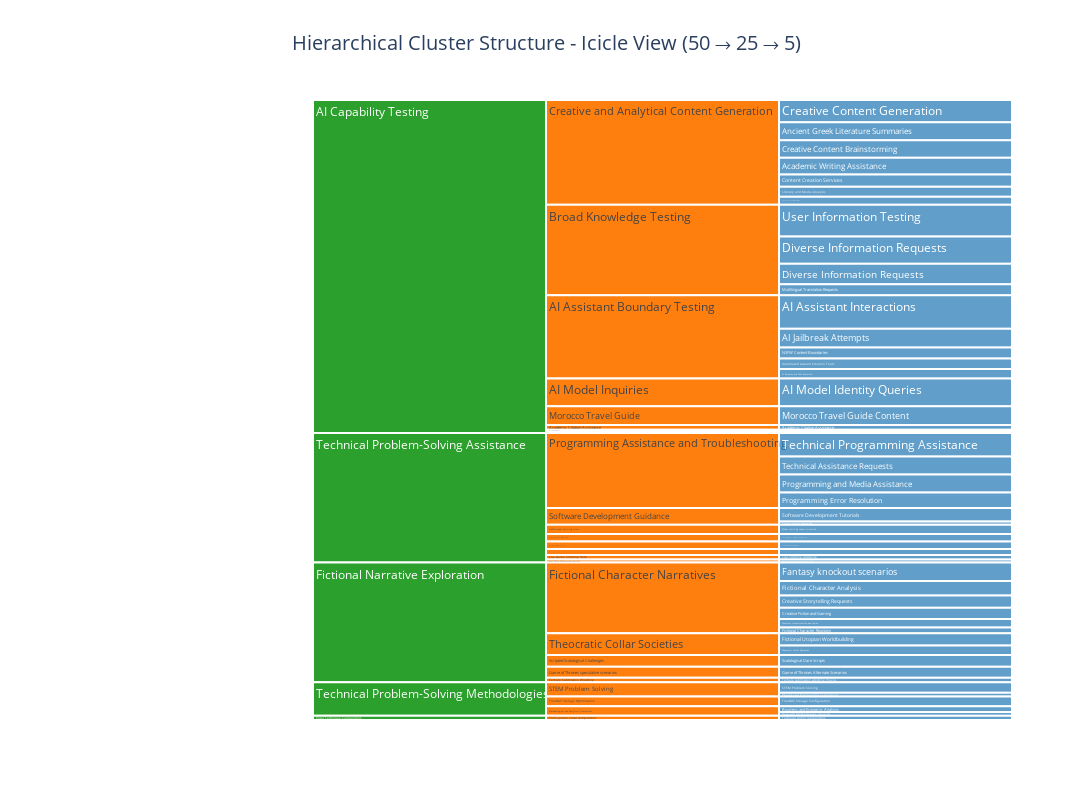

The notebook cell this image was saved under:
### Code cell
# Create icicle chart
print("Creating icicle chart...")

fig_icicle = go.Figure(
    go.Icicle(
        ids=ids,
        labels=labels,
        parents=parents,
        values=values,
        branchvalues="total",  # Values are total topic counts
        hovertemplate="%{hovertext}<extra></extra>",
        hovertext=hover_texts,
        marker=dict(
            colors=colors,
            line=dict(width=2, color="#ffffff"),
        ),
        maxdepth=3,
    )
)

fig_icicle.update_layout(
    title={
        "text": "Hierarchical Cluster Structure - Icicle View (50 → 25 → 5)",
        "x": 0.5,
        "xanchor": "center",
        "font": {"size": 20},
    },
    height=800,
    width=1200,
)

fig_icicle.show()
print("✓ Icicle chart created successfully!")

### Figure 1 — Plotly figure (JSON) as saved in the notebook; plotly's stock layout.template omitted (floating-point values rounded to 4 significant figures)
{"data": [{"branchvalues": "total", "hovertemplate": "%{hovertext}<extra></extra>", "hovertext": ["<b>Level 2 - Cluster 0</b><br>Label: Technical Problem-Solving Methodologies<br>Description: This cluster represents systematic approaches to solving complex problems across technical, scientific, and business domains through structured framew...<br>Direct Topics: 54<br>Total Topics: 54", "<b>Level 2 - Cluster 1</b><br>Label: Fictional Narrative Exploration<br>Description: This cluster represents user-generated content focused on speculative storytelling and character development across various fictional universes. It en...<br>Direct Topics: 193<br>Total Topics: 193", "<b>Level 2 - Cluster 2</b><br>Label: AI Capability Testing<br>Description: This cluster represents comprehensive user interactions focused on evaluating and leveraging AI assistant capabilities across diverse domains. Users s...<br>Direct Topics: 537<br>Total Topics: 537", "<b>Level 2 - Cluster 3</b><br>Label: Technical Problem-Solving Assistance<br>Description: This cluster represents a comprehensive collection of user requests for technical guidance and problem-solving across diverse domains including softwa...<br>Direct Topics: 209<br>Total Topics: 209", "<b>Level 2 - Cluster 4</b><br>Label: Vocal Technique Comparisons<br>Description: This cluster encompasses user inquiries that systematically compare the vocal abilities of Floor Jansen against mainstream pop artists like Taylor Swi...<br>Direct Topics: 7<br>Total Topics: 7", "<b>Level 1 - Cluster 0</b><br>Label: Methodological and Analytical Frameworks<br>Description: This cluster encompasses discussions centered on systematic approaches to problem-solving across business, research, and technical domains. It integra...<br>Direct Topics: 15<br>Total Topics: 15", "<b>Level 1 - Cluster 1</b><br>Label: AI Assistant Boundary Testing<br>Description: This cluster represents diverse user interactions that test the ethical and operational boundaries of AI assistants. Users engage in various attempts ...<br>Direct Topics: 134<br>Total Topics: 134", "<b>Level 1 - Cluster 2</b><br>Label: Broad Knowledge Testing<br>Description: This cluster represents user interactions that systematically evaluate the AI's capabilities across diverse domains including technical, creative, edu...<br>Direct Topics: 146<br>Total Topics: 146", "<b>Level 1 - Cluster 3</b><br>Label: TrueNAS Storage Optimization<br>Description: This cluster encompasses comprehensive discussions about TrueNAS storage system architecture and performance tuning. It focuses on practical implement...<br>Direct Topics: 16<br>Total Topics: 16", "<b>Level 1 - Cluster 4</b><br>Label: Game of Thrones speculative scenarios<br>Description: This cluster encompasses user-generated content that explores alternative narratives and hypothetical situations within the Game of Thrones universe. ...<br>Direct Topics: 18<br>Total Topics: 18", "<b>Level 1 - Cluster 5</b><br>Label: STEM Problem Solving<br>Description: This cluster represents a comprehensive collection of academic and technical problem-solving scenarios across science, technology, engineering, and ma...<br>Direct Topics: 23<br>Total Topics: 23", "<b>Level 1 - Cluster 6</b><br>Label: Software Development Guidance<br>Description: This cluster encompasses technical discussions focused on software development across multiple platforms and technologies, with particular emphasis on...<br>Direct Topics: 27<br>Total Topics: 27", "<b>Level 1 - Cluster 7</b><br>Label: LLaMA model splitting errors<br>Description: This cluster represents persistent technical issues encountered when users attempt to split LLaMA model files into consolidated .pth files for C++ inf...<br>Direct Topics: 15<br>Total Topics: 15", "<b>Level 1 - Cluster 8</b><br>Label: Fictional Character Narratives<br>Description: This cluster represents user requests focused on creative storytelling and character exploration across various fictional universes. Users consistentl...<br>Direct Topics: 114<br>Total Topics: 114", "<b>Level 1 - Cluster 9</b><br>Label: Creative and Analytical Content Generation<br>Description: This cluster represents a comprehensive collection of user requests focused on generating, analyzing, and refining various forms of content across cre...<br>Direct Topics: 169<br>Total Topics: 169", "<b>Level 1 - Cluster 10</b><br>Label: Programming Assistance and Troubleshooting<br>Description: This cluster represents a comprehensive collection of user interactions seeking technical programming help across diverse domains and languages. Users...<br>Direct Topics: 121<br>Total Topics: 121", "<b>Level 1 - Cluster 11</b><br>Label: Genomic Library Construction Failures<br>Description: This cluster encompasses discussions centered on repeated experimental failures in constructing genomic libraries using E. coli Top10 DNA and pUC19 pl...<br>Direct Topics: 12<br>Total Topics: 12", "<b>Level 1 - Cluster 12</b><br>Label: Floor Jansen vocal comparisons<br>Description: This cluster represents user inquiries that consistently compare the technical vocal abilities of Floor Jansen with other popular singers such as Tayl...<br>Direct Topics: 7<br>Total Topics: 7", "<b>Level 1 - Cluster 13</b><br>Label: Theocratic Collar Societies<br>Description: This cluster represents collaborative worldbuilding focused on fictional theocratic societies where divine rulers maintain control through mandatory c...<br>Direct Topics: 35<br>Total Topics: 35", "<b>Level 1 - Cluster 14</b><br>Label: Academic Citation Assistance<br>Description: This cluster represents interactions where users sought help with academic citations and resource verification, particularly in mental health and soci...<br>Direct Topics: 8<br>Total Topics: 8", "<b>Level 1 - Cluster 15</b><br>Label: Medical Risk Assessment<br>Description: This cluster encompasses healthcare consultations focused on comprehensive patient evaluation and diagnostic planning across diverse medical condition...<br>Direct Topics: 3<br>Total Topics: 3", "<b>Level 1 - Cluster 16</b><br>Label: Mandarin Phrase Learning<br>Description: This cluster represents a comprehensive study of Mandarin Chinese phrases across different formality levels and contextual applications. It encompasse...<br>Direct Topics: 2<br>Total Topics: 2", "<b>Level 1 - Cluster 17</b><br>Label: Female Submission Wrestling<br>Description: This cluster encompasses discussions about female wrestlers and fictional characters performing specific submission holds, particularly leg chokes and...<br>Direct Topics: 7<br>Total Topics: 7", "<b>Level 1 - Cluster 18</b><br>Label: Rust Warp Framework Learning<br>Description: This cluster represents a structured educational journey focused on mastering the Rust Warp web framework. It covers comprehensive exploration of Warp...<br>Direct Topics: 5<br>Total Topics: 5", "<b>Level 1 - Cluster 19</b><br>Label: Lua Game Scripting Help<br>Description: This cluster encompasses requests for Lua programming assistance specifically within gaming environments. Users are seeking help with implementing gam...<br>Direct Topics: 7<br>Total Topics: 7", "<b>Level 1 - Cluster 20</b><br>Label: Morocco Travel Guide<br>Description: This cluster represents a comprehensive collection of travel content focused exclusively on Morocco, covering both practical travel preparation and im...<br>Direct Topics: 30<br>Total Topics: 30", "<b>Level 1 - Cluster 21</b><br>Label: Scripted Scatological Challenges<br>Description: This cluster represents requests for detailed film and television scripts featuring female characters intentionally soiling their pants as part of dar...<br>Direct Topics: 19<br>Total Topics: 19", "<b>Level 1 - Cluster 22</b><br>Label: Home Appliance Rental Application<br>Description: This cluster represents the development of a comprehensive home appliance rental application using C# and Windows Forms. The discussions focus on impl...<br>Direct Topics: 10<br>Total Topics: 10", "<b>Level 1 - Cluster 23</b><br>Label: AI Model Inquiries<br>Description: This cluster encompasses conversations where users consistently seek information about the AI assistant's technical specifications and operational par...<br>Direct Topics: 45<br>Total Topics: 45", "<b>Level 1 - Cluster 24</b><br>Label: Investment Strategy Guidance<br>Description: This cluster encompasses users seeking comprehensive financial guidance across diverse investment vehicles including stocks, cryptocurrencies, and com...<br>Direct Topics: 12<br>Total Topics: 12", "<b>Level 0 - Cluster 0</b><br>Label: Programming Error Resolution<br>Description: This cluster represents a collection of programming assistance scenarios where users encounter various coding errors and implementation challenges, an...<br>Direct Topics: 25<br>Total Topics: 25", "<b>Level 0 - Cluster 1</b><br>Label: AI Assistant Interactions<br>Description: This cluster represents diverse user interactions with an AI assistant, covering greetings, factual inquiries, creative requests, and technical questi...<br>Direct Topics: 54<br>Total Topics: 54", "<b>Level 0 - Cluster 2</b><br>Label: Fictional Character Reunions<br>Description: This cluster represents requests for creative storytelling featuring reunions and emotional moments between established fictional characters from vari...<br>Direct Topics: 9<br>Total Topics: 9", "<b>Level 0 - Cluster 3</b><br>Label: Diverse Information Requests<br>Description: This cluster represents a wide range of user queries spanning multiple domains including telecommunications pricing, legal scenarios, fictional conten...<br>Direct Topics: 33<br>Total Topics: 33", "<b>Level 0 - Cluster 4</b><br>Label: Diverse Information Requests<br>Description: This cluster represents a wide range of user queries spanning multiple domains including technology assistance, educational content creation, career a...<br>Direct Topics: 44<br>Total Topics: 44", "<b>Level 0 - Cluster 5</b><br>Label: Literary and Media Analysis<br>Description: This cluster represents a collection of conversations focused on analyzing and interpreting various forms of creative works, including literature, poe...<br>Direct Topics: 16<br>Total Topics: 16", "<b>Level 0 - Cluster 6</b><br>Label: Software Development Tutorials<br>Description: This cluster represents a collection of technical conversations focused on software development guidance across various technologies and platforms. Th...<br>Direct Topics: 22<br>Total Topics: 22", "<b>Level 0 - Cluster 7</b><br>Label: User Information Testing<br>Description: This cluster represents conversations where users systematically test the AI's knowledge across diverse domains, including technical topics, pop cultu...<br>Direct Topics: 51<br>Total Topics: 51", "<b>Level 0 - Cluster 8</b><br>Label: C# Appliance Rental Development<br>Description: This cluster represents a series of conversations focused on developing a home appliance rental application using C# and Windows Forms. The discussion...<br>Direct Topics: 10<br>Total Topics: 10", "<b>Level 0 - Cluster 9</b><br>Label: Morocco Travel Guide Content<br>Description: This cluster represents a comprehensive collection of travel guide content focused exclusively on Morocco, covering diverse aspects of travel preparat...<br>Direct Topics: 30<br>Total Topics: 30", "<b>Level 0 - Cluster 10</b><br>Label: Model splitting tensor mismatch<br>Description: This cluster represents a recurring issue where users are attempting to split LLaMA model files into two consolidated .pth files using Python export s...<br>Direct Topics: 15<br>Total Topics: 15", "<b>Level 0 - Cluster 11</b><br>Label: Fictional Character Analysis<br>Description: This cluster represents a collection of user requests focused on detailed character profiles, abilities, and narratives across various fictional unive...<br>Direct Topics: 23<br>Total Topics: 23", "<b>Level 0 - Cluster 12</b><br>Label: Creative Content Brainstorming<br>Description: This cluster represents a diverse collection of user requests for creative brainstorming and content generation across multiple domains including vide...<br>Direct Topics: 28<br>Total Topics: 28", "<b>Level 0 - Cluster 13</b><br>Label: Creative Content Generation<br>Description: This cluster represents a diverse collection of user requests focused on generating creative content across multiple domains, primarily centered aroun...<br>Direct Topics: 36<br>Total Topics: 36", "<b>Level 0 - Cluster 14</b><br>Label: Fictional Utopian Worldbuilding<br>Description: This cluster represents collaborative worldbuilding focused on creating detailed fictional utopian societies, particularly the nation of Harmonis - a ...<br>Direct Topics: 20<br>Total Topics: 20", "<b>Level 0 - Cluster 15</b><br>Label: Creative Storytelling Requests<br>Description: This cluster represents users requesting various types of fictional stories and narrative scenarios, often with specific characters, settings, or supe...<br>Direct Topics: 20<br>Total Topics: 20", "<b>Level 0 - Cluster 16</b><br>Label: Scatological Dare Scripts<br>Description: This cluster represents repeated requests for detailed film and television scripts where female characters deliberately soil their pants as part of da...<br>Direct Topics: 19<br>Total Topics: 19", "<b>Level 0 - Cluster 17</b><br>Label: Genomic Library Construction Troubleshooting<br>Description: This cluster represents a series of conversations about failed attempts to construct a genomic library using E. coli Top10 DNA and pUC19 plasmid, with...<br>Direct Topics: 12<br>Total Topics: 12", "<b>Level 0 - Cluster 18</b><br>Label: Clinical Risk Assessment<br>Description: This cluster represents medical consultations focused on evaluating patient risk factors and developing diagnostic protocols. The conversations demons...<br>Direct Topics: 3<br>Total Topics: 3", "<b>Level 0 - Cluster 19</b><br>Label: Technical singer comparisons<br>Description: This cluster represents multiple user queries comparing the technical vocal abilities of Floor Jansen against other popular singers like Taylor Swift ...<br>Direct Topics: 7<br>Total Topics: 7", "<b>Level 0 - Cluster 20</b><br>Label: Fantasy knockout scenarios<br>Description: This cluster represents user requests for personalized fantasy or sci-fi scenarios where the protagonist is transported to another world through being...<br>Direct Topics: 30<br>Total Topics: 30", "<b>Level 0 - Cluster 21</b><br>Label: Game of Thrones Alternate Scenarios<br>Description: This cluster represents a collection of user requests focused on creating alternative narratives and speculative scenarios within the Game of Thrones ...<br>Direct Topics: 18<br>Total Topics: 18", "<b>Level 0 - Cluster 22</b><br>Label: AI Jailbreak Attempts<br>Description: This cluster represents repeated user attempts to bypass AI safety protocols through various manipulation techniques. Users employ fictional personas,...<br>Direct Topics: 30<br>Total Topics: 30", "<b>Level 0 - Cluster 23</b><br>Label: Theocratic Collar Dystopias<br>Description: This cluster explores fictional theocratic societies where divine rulers use collars or pendants to control their subjects, creating tension between o...<br>Direct Topics: 15<br>Total Topics: 15", "<b>Level 0 - Cluster 24</b><br>Label: Ancient Greek Literature Summaries<br>Description: This cluster represents a series of user requests for concise descriptions of specific ancient Greek literary works, primarily focusing on poetry and ...<br>Direct Topics: 29<br>Total Topics: 29", "<b>Level 0 - Cluster 25</b><br>Label: AI Model Identity Queries<br>Description: This cluster represents conversations where users repeatedly inquire about the AI assistant's specific model version, capabilities, and limitations. T...<br>Direct Topics: 45<br>Total Topics: 45", "<b>Level 0 - Cluster 26</b><br>Label: Content Creation Services<br>Description: This cluster represents a diverse range of content creation requests spanning multiple domains including marketing copy, social media content, educati...<br>Direct Topics: 20<br>Total Topics: 20", "<b>Level 0 - Cluster 27</b><br>Label: Research Methodology Analysis<br>Description: This cluster represents conversations focused on research methodologies, statistical analysis, and technical implementations across various domains in...<br>Direct Topics: 6<br>Total Topics: 6", "<b>Level 0 - Cluster 28</b><br>Label: Business and Economic Analysis<br>Description: This cluster represents a collection of topics focused on business strategy, economic principles, and statistical analysis. The conversations cover pr...<br>Direct Topics: 9<br>Total Topics: 9", "<b>Level 0 - Cluster 29</b><br>Label: Technical Assistance Requests<br>Description: This cluster represents users seeking help with various technical tasks including code analysis, web scraping scripts, CSS improvements, browser exten...<br>Direct Topics: 29<br>Total Topics: 29", "<b>Level 0 - Cluster 30</b><br>Label: TrueNAS Storage Configuration<br>Description: This cluster represents comprehensive discussions about TrueNAS storage system design and optimization, covering disk topology planning, redundancy st...<br>Direct Topics: 16<br>Total Topics: 16", "<b>Level 0 - Cluster 31</b><br>Label: Physics and Engineering Calculations<br>Description: This cluster represents a collection of technical problem-solving scenarios involving mathematical calculations across physics, chemistry, and enginee...<br>Direct Topics: 6<br>Total Topics: 6", "<b>Level 0 - Cluster 32</b><br>Label: Automated Account Creation Tools<br>Description: This cluster represents multiple instances where users requested AI assistants to create Instagram accounts and build automation tools for account man...<br>Direct Topics: 17<br>Total Topics: 17", "<b>Level 0 - Cluster 33</b><br>Label: Lua Scripting Assistance<br>Description: This cluster represents requests for Lua programming help across various gaming platforms including FiveM, Minecraft Figura mod, and Factorio. Users a...<br>Direct Topics: 7<br>Total Topics: 7", "<b>Level 0 - Cluster 34</b><br>Label: Technical Programming Assistance<br>Description: This cluster represents conversations where users request programming help, technical troubleshooting, and computational problem-solving across variou...<br>Direct Topics: 38<br>Total Topics: 38", "<b>Level 0 - Cluster 35</b><br>Label: Financial Investment Strategies<br>Description: This cluster represents users seeking various investment approaches, trading strategies, and financial analysis across multiple asset classes includin...<br>Direct Topics: 12<br>Total Topics: 12", "<b>Level 0 - Cluster 36</b><br>Label: Creative Communication Assistance<br>Description: This cluster represents a collection of user requests for assistance with various forms of written communication, ranging from personal messages and c...<br>Direct Topics: 13<br>Total Topics: 13", "<b>Level 0 - Cluster 37</b><br>Label: Firestore Compose Expense App<br>Description: This cluster represents a developer's journey building an Android expense tracking application using Firebase Firestore and Jetpack Compose. The conve...<br>Direct Topics: 5<br>Total Topics: 5", "<b>Level 0 - Cluster 38</b><br>Label: Academic Citation Assistance<br>Description: This cluster represents multiple interactions where users requested help with academic citations and resource verification, primarily focused on menta...<br>Direct Topics: 8<br>Total Topics: 8", "<b>Level 0 - Cluster 39</b><br>Label: Programming and Media Assistance<br>Description: This cluster represents a collection of user requests focused on programming solutions and media manipulation across various technologies. Users sough...<br>Direct Topics: 29<br>Total Topics: 29", "<b>Level 0 - Cluster 40</b><br>Label: Character transformation and fusion<br>Description: This cluster represents user requests focused on altering, merging, or transforming fictional characters through body swaps, suit reveals, fusion enti...<br>Direct Topics: 14<br>Total Topics: 14", "<b>Level 0 - Cluster 41</b><br>Label: Multilingual Translation Requests<br>Description: This cluster represents a series of user requests for translation and language assistance across multiple domains including technical documentation, f...<br>Direct Topics: 18<br>Total Topics: 18", "<b>Level 0 - Cluster 42</b><br>Label: NSFW Content Boundaries<br>Description: This cluster represents user attempts to solicit various forms of NSFW or explicit content, including sexual stories, character descriptions, adult co...<br>Direct Topics: 18<br>Total Topics: 18", "<b>Level 0 - Cluster 43</b><br>Label: Female submission wrestling moves<br>Description: This cluster focuses on female wrestlers and fictional female characters performing specific submission holds, particularly leg-based chokes and heads...<br>Direct Topics: 7<br>Total Topics: 7", "<b>Level 0 - Cluster 44</b><br>Label: Creative Fiction and Gaming<br>Description: This cluster primarily consists of users requesting creative assistance with fictional storytelling, particularly around a recurring 'Sacred Paradox' ...<br>Direct Topics: 18<br>Total Topics: 18", "<b>Level 0 - Cluster 45</b><br>Label: Mandarin phrase meanings<br>Description: This cluster represents a user's systematic exploration of common Mandarin Chinese phrases and their contextual usage. The user is learning both infor...<br>Direct Topics: 2<br>Total Topics: 2", "<b>Level 0 - Cluster 46</b><br>Label: STEM Problem Solving<br>Description: This cluster represents a comprehensive collection of academic problem-solving requests spanning mathematics, physics, chemistry, engineering, and com...<br>Direct Topics: 17<br>Total Topics: 17", "<b>Level 0 - Cluster 47</b><br>Label: AI Roleplay and Task Execution<br>Description: This cluster represents diverse user interactions with an AI assistant, primarily involving roleplay scenarios and practical task execution. Users fre...<br>Direct Topics: 15<br>Total Topics: 15", "<b>Level 0 - Cluster 48</b><br>Label: Academic Writing Assistance<br>Description: This cluster represents users repeatedly seeking AI assistance with academic writing tasks across various disciplines. The interactions primarily invo...<br>Direct Topics: 27<br>Total Topics: 27", "<b>Level 0 - Cluster 49</b><br>Label: Rust Warp Framework Learning<br>Description: This cluster represents a comprehensive learning journey through Rust's Warp web framework, focusing on understanding its core components and function...<br>Direct Topics: 5<br>Total Topics: 5"], "ids": ["L2-0", "L2-1", "L2-2", "L2-3", "L2-4", "L1-0", "L1-1", "L1-2", "L1-3", "L1-4", "L1-5", "L1-6", "L1-7", "L1-8", "L1-9", "L1-10", "L1-11", "L1-12", "L1-13", "L1-14", "L1-15", "L1-16", "L1-17", "L1-18", "L1-19", "L1-20", "L1-21", "L1-22", "L1-23", "L1-24", "L0-0", "L0-1", "L0-2", "L0-3", "L0-4", "L0-5", "L0-6", "L0-7", "L0-8", "L0-9", "L0-10", "L0-11", "L0-12", "L0-13", "L0-14", "L0-15", "L0-16", "L0-17", "L0-18", "L0-19", "L0-20", "L0-21", "L0-22", "L0-23", "L0-24", "L0-25", "L0-26", "L0-27", "L0-28", "L0-29", "L0-30", "L0-31", "L0-32", "L0-33", "L0-34", "L0-35", "L0-36", "L0-37", "L0-38", "L0-39", "L0-40", "L0-41", "L0-42", "L0-43", "L0-44", "L0-45", "L0-46", "L0-47", "L0-48", "L0-49"], "labels": ["Technical Problem-Solving Methodologies", "Fictional Narrative Exploration", "AI Capability Testing", "Technical Problem-Solving Assistance", "Vocal Technique Comparisons", "Methodological and Analytical Frameworks", "AI Assistant Boundary Testing", "Broad Knowledge Testing", "TrueNAS Storage Optimization", "Game of Thrones speculative scenarios", "STEM Problem Solving", "Software Development Guidance", "LLaMA model splitting errors", "Fictional Character Narratives", "Creative and Analytical Content Generation", "Programming Assistance and Troubleshooting", "Genomic Library Construction Failures", "Floor Jansen vocal comparisons", "Theocratic Collar Societies", "Academic Citation Assistance", "Medical Risk Assessment", "Mandarin Phrase Learning", "Female Submission Wrestling", "Rust Warp Framework Learning", "Lua Game Scripting Help", "Morocco Travel Guide", "Scripted Scatological Challenges", "Home Appliance Rental Application", "AI Model Inquiries", "Investment Strategy Guidance", "Programming Error Resolution", "AI Assistant Interactions", "Fictional Character Reunions", "Diverse Information Requests", "Diverse Information Requests", "Literary and Media Analysis", "Software Development Tutorials", "User Information Testing", "C# Appliance Rental Development", "Morocco Travel Guide Content", "Model splitting tensor mismatch", "Fictional Character Analysis", "Creative Content Brainstorming", "Creative Content Generation", "Fictional Utopian Worldbuilding", "Creative Storytelling Requests", "Scatological Dare Scripts", "Genomic Library Construction Troubleshooting", "Clinical Risk Assessment", "Technical singer comparisons", "Fantasy knockout scenarios", "Game of Thrones Alternate Scenarios", "AI Jailbreak Attempts", "Theocratic Collar Dystopias", "Ancient Greek Literature Summaries", "AI Model Identity Queries", "Content Creation Services", "Research Methodology Analysis", "Business and Economic Analysis", "Technical Assistance Requests", "TrueNAS Storage Configuration", "Physics and Engineering Calculations", "Automated Account Creation Tools", "Lua Scripting Assistance", "Technical Programming Assistance", "Financial Investment Strategies", "Creative Communication Assistance", "Firestore Compose Expense App", "Academic Citation Assistance", "Programming and Media Assistance", "Character transformation and fusion", "Multilingual Translation Requests", "NSFW Content Boundaries", "Female submission wrestling moves", "Creative Fiction and Gaming", "Mandarin phrase meanings", "STEM Problem Solving", "AI Roleplay and Task Execution", "Academic Writing Assistance", "Rust Warp Framework Learning"], "marker": {"colors": ["#2ca02c", "#2ca02c", "#2ca02c", "#2ca02c", "#2ca02c", "#ff7f0e", "#ff7f0e", "#ff7f0e", "#ff7f0e", "#ff7f0e", "#ff7f0e", "#ff7f0e", "#ff7f0e", "#ff7f0e", "#ff7f0e", "#ff7f0e", "#ff7f0e", "#ff7f0e", "#ff7f0e", "#ff7f0e", "#ff7f0e", "#ff7f0e", "#ff7f0e", "#ff7f0e", "#ff7f0e", "#ff7f0e", "#ff7f0e", "#ff7f0e", "#ff7f0e", "#ff7f0e", "#1f77b4", "#1f77b4", "#1f77b4", "#1f77b4", "#1f77b4", "#1f77b4", "#1f77b4", "#1f77b4", "#1f77b4", "#1f77b4", "#1f77b4", "#1f77b4", "#1f77b4", "#1f77b4", "#1f77b4", "#1f77b4", "#1f77b4", "#1f77b4", "#1f77b4", "#1f77b4", "#1f77b4", "#1f77b4", "#1f77b4", "#1f77b4", "#1f77b4", "#1f77b4", "#1f77b4", "#1f77b4", "#1f77b4", "#1f77b4", "#1f77b4", "#1f77b4", "#1f77b4", "#1f77b4", "#1f77b4", "#1f77b4", "#1f77b4", "#1f77b4", "#1f77b4", "#1f77b4", "#1f77b4", "#1f77b4", "#1f77b4", "#1f77b4", "#1f77b4", "#1f77b4", "#1f77b4", "#1f77b4", "#1f77b4", "#1f77b4"], "line": {"color": "#ffffff", "width": 2}}, "maxdepth": 3, "parents": ["", "", "", "", "", "L2-0", "L2-2", "L2-2", "L2-0", "L2-1", "L2-0", "L2-3", "L2-3", "L2-1", "L2-2", "L2-3", "L2-3", "L2-4", "L2-1", "L2-2", "L2-2", "L2-2", "L2-1", "L2-3", "L2-3", "L2-2", "L2-1", "L2-3", "L2-2", "L2-3", "L1-10", "L1-1", "L1-8", "L1-2", "L1-2", "L1-9", "L1-6", "L1-2", "L1-22", "L1-20", "L1-7", "L1-8", "L1-9", "L1-9", "L1-13", "L1-8", "L1-21", "L1-11", "L1-15", "L1-12", "L1-8", "L1-4", "L1-1", "L1-13", "L1-9", "L1-23", "L1-9", "L1-0", "L1-0", "L1-10", "L1-3", "L1-5", "L1-1", "L1-19", "L1-10", "L1-24", "L1-9", "L1-6", "L1-14", "L1-10", "L1-8", "L1-2", "L1-1", "L1-17", "L1-8", "L1-16", "L1-5", "L1-1", "L1-9", "L1-18"], "type": "icicle", "values": [54, 193, 537, 209, 7, 15, 134, 146, 16, 18, 23, 27, 15, 114, 169, 121, 12, 7, 35, 8, 3, 2, 7, 5, 7, 30, 19, 10, 45, 12, 25, 54, 9, 33, 44, 16, 22, 51, 10, 30, 15, 23, 28, 36, 20, 20, 19, 12, 3, 7, 30, 18, 30, 15, 29, 45, 20, 6, 9, 29, 16, 6, 17, 7, 38, 12, 13, 5, 8, 29, 14, 18, 18, 7, 18, 2, 17, 15, 27, 5]}], "layout": {"height": 800, "title": {"font": {"size": 20}, "text": "Hierarchical Cluster Structure - Icicle View (50 → 25 → 5)", "x": 0.5, "xanchor": "center"}, "width": 1200}}
